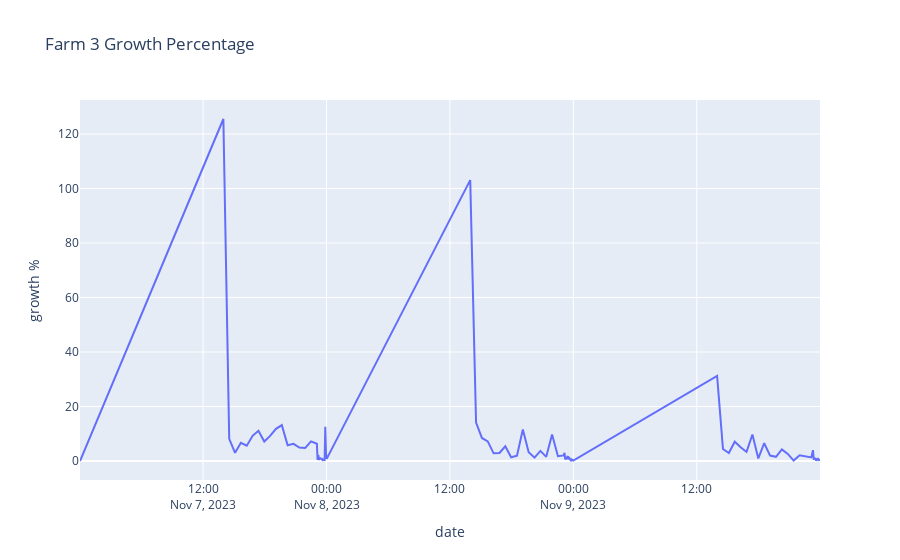

The cell this chart's notebook holds for it:
### Code cell
growth_list(Farm3_11_14_23, FarmDates_11_14_23, "Farm 3 Growth Percentage")
